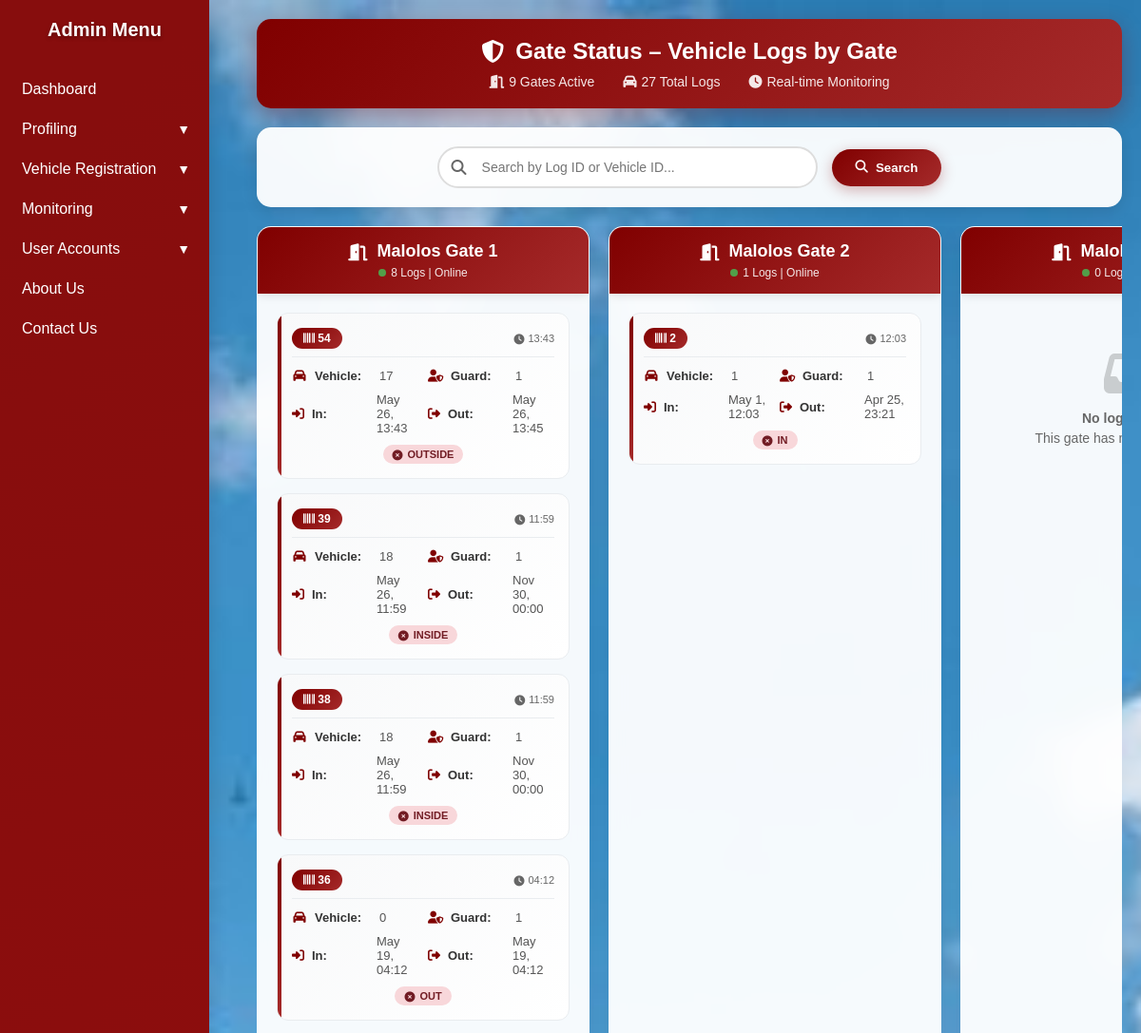
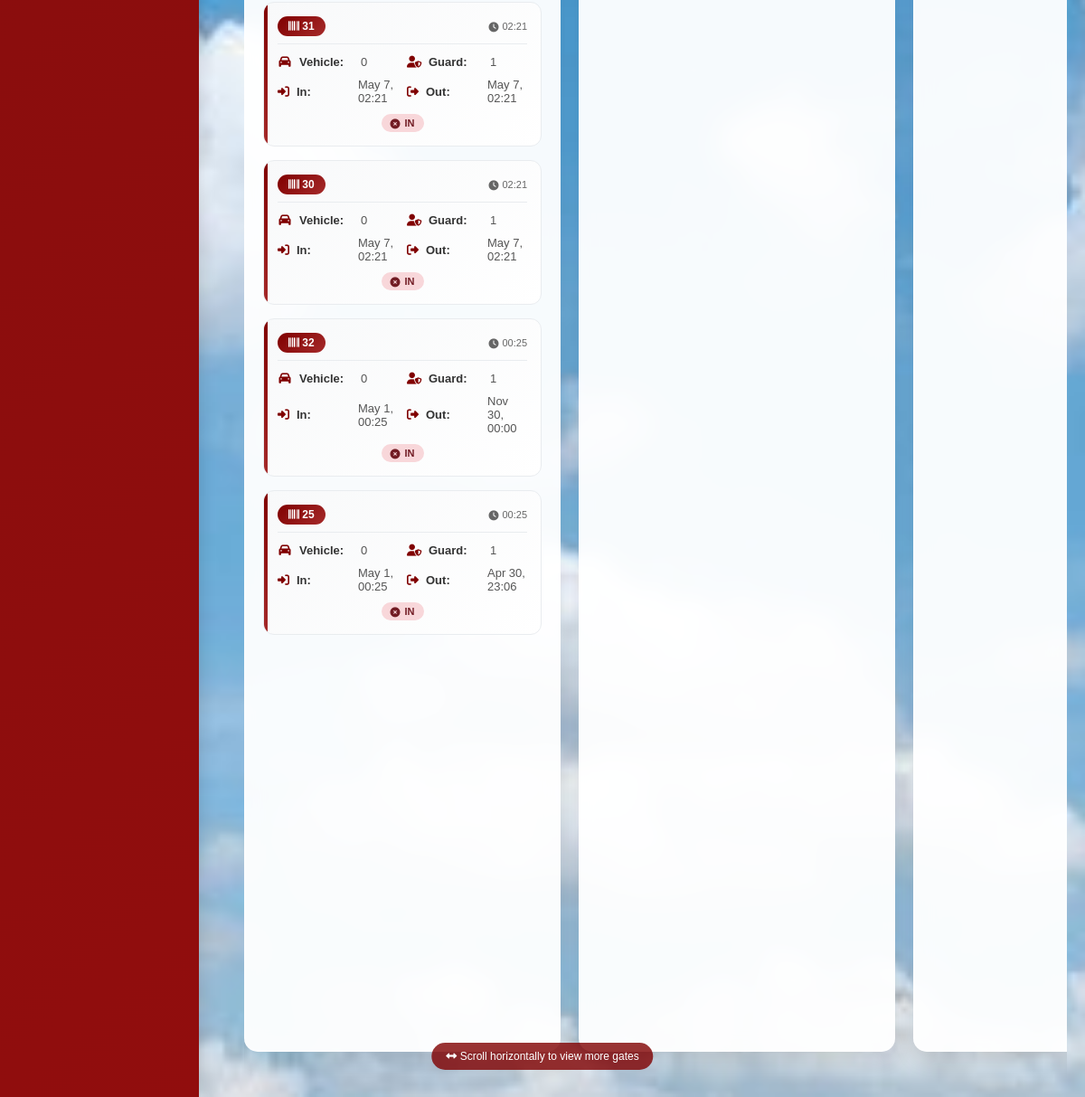
Screenshot of /gatestatus.php with the database file from the repository (2 pictures, top to bottom).
### tables this page shows
CREATE TABLE `vehicle_log` (
  `LogID` int(255) NOT NULL,
  `VehicleID` int(50) NOT NULL,
  `GateID` varchar(50) NOT NULL,
  `GuardID` int(50) NOT NULL,
  `TimeIn` datetime(6) NOT NULL,
  `TimeOut` datetime(6) NOT NULL,
  `Status` text NOT NULL DEFAULT 'Inside'
);

### gatestatus.php (the view, shortened to what this page needs)
<?php
$conn = openCon();
$searchTerm = '';
$gates = [
    'Malolos_1', 'Malolos_2', 'Malolos_3', 'Malolos_4',
    'Hagonoy_1', 'Meneses_1', 'Bustos_1',
    'SanRafael_1', 'Sarmiento_1'
];
$gateLogs = [];
foreach ($gates as $gate) {
    $gateLogs[$gate] = [];
}
$sql = "SELECT * FROM vehicle_log";
$sql .= " ORDER BY TimeIn DESC";
$result = $conn->query($sql);
while ($row = $result->fetch_assoc()) {
    $gateID = $row['GateID'];
    if (isset($gateLogs[$gateID])) {
        $gateLogs[$gateID][] = $row;
    }
}
?>
<!DOCTYPE html>
<html lang="en">
<head>
    <link href="https://cdnjs.cloudflare.com/ajax/libs/font-awesome/6.4.0/css/all.min.css" rel="stylesheet">
</head>
<body>
<div class="sidebar">
    <?php include 'sidebar.php'; ?>
</div>
<div class="content">
    <div class="header">
        <h2>
            <i class="fas fa-shield-alt"></i>
            Gate Status – Vehicle Logs by Gate
        </h2>
        <div class="header-stats">
            <div class="header-stat">
                <i class="fas fa-door-open"></i>
                <span><?= count($gates) ?> Gates Active</span>
            </div>
            <div class="header-stat">
                <i class="fas fa-car"></i>
                <span><?= $result->num_rows ?> Total Logs</span>
            </div>
            <div class="header-stat">
                <i class="fas fa-clock"></i>
                <span>Real-time Monitoring</span>
            </div>
        </div>
    </div>
    <div class="search-container">
        <form method="get" action="" class="search-form">
            <div class="search-input-wrapper">
                <i class="fas fa-search"></i>
                <input type="text" name="search" placeholder="Search by Log ID or Vehicle ID..." value="<?= htmlspecialchars($searchTerm) ?>">
            </div>
            <button type="submit" class="search-btn">
                <i class="fas fa-search"></i>
                Search
            </button>
        </form>
    </div>
    <div class="gates-container">
        <div class="scroll-container" id="horizontalScroll">
            <div class="horizontal-scroll">
                <?php foreach ($gates as $gate): ?>
                    <div class="gate-column">
                        <div class="gate-header">
                            <h3>
                                <i class="fas fa-door-open"></i>
                                <?= htmlspecialchars(str_replace('_', ' Gate ', $gate)) ?>
                            </h3>
                            <div class="gate-status">
                                <div class="status-indicator"></div>
                                <span><?= count($gateLogs[$gate]) ?> Logs | Online</span>
                            </div>
                        </div>
                        <div class="gate-content">
                            <?php if (!empty($gateLogs[$gate])): ?>
                                <?php foreach ($gateLogs[$gate] as $log): ?>
                                    <div class="log-entry">
                                        <div class="log-entry-header">
                                            <div class="log-id">
                                                <i class="fas fa-barcode"></i>
                                                <?= htmlspecialchars($log['LogID']) ?>
                                            </div>
                                            <div class="log-time">
                                                <i class="fas fa-clock"></i>
                                                <?= date('H:i', strtotime($log['TimeIn'])) ?>
                                            </div>
                                        </div>
                                        <div class="log-details">
                                            <div class="log-detail">
                                                <i class="fas fa-car"></i>
                                                <strong>Vehicle:</strong>
                                                <span><?= htmlspecialchars($log['VehicleID']) ?></span>
                                            </div>
                                            <div class="log-detail">
                                                <i class="fas fa-user-shield"></i>
                                                <strong>Guard:</strong>
                                                <span><?= htmlspecialchars($log['GuardID']) ?></span>
                                            </div>
                                            <div class="log-detail">
                                                <i class="fas fa-sign-in-alt"></i>
                                                <strong>In:</strong>
                                                <span><?= date('M j, H:i', strtotime($log['TimeIn'])) ?></span>
                                            </div>
                                            <div class="log-detail">
                                                <i class="fas fa-sign-out-alt"></i>
                                                <strong>Out:</strong>
                                                <span><?= $log['TimeOut'] ? date('M j, H:i', strtotime($log['TimeOut'])) : 'Pending' ?></span>
                                            </div>
                                        </div>
                                        <div style="margin-top: 10px; text-align: center;">
                                            <span class="status-badge <?= $log['Status'] == 'Active' ? 'status-active' : 'status-inactive' ?>">
                                                <i class="fas fa-<?= $log['Status'] == 'Active' ? 'check-circle' : 'times-circle' ?>"></i>
                                                <?= htmlspecialchars($log['Status']) ?>
                                            </span>
                                        </div>
                                    </div>
                                <?php endforeach; ?>
                            <?php else: ?>
                                <div class="no-logs">
                                    <i class="fas fa-inbox"></i>
                                    <p><strong>No logs found</strong></p>
                                    <p>This gate has no recent activity</p>
                                </div>
                            <?php endif; ?>
                        </div>
                    </div>
                <?php endforeach; ?>
            </div>
        </div>
    </div>
</div>
<div class="scroll-indicator" id="scrollIndicator">
    <i class="fas fa-arrows-alt-h"></i>
    Scroll horizontally to view more gates
</div>
</body>
</html>

### sidebar.php (style rules this page uses)
body { margin: 0; font-family: sans-serif; }
.sidebar { width: 220px; background: linear-gradient(135deg, maroon 0%, #8B0000 100%); color: white; height: 100vh; padding-top: 20px; position: fixed; top: 0; left: 0; overflow-y: auto; font-family: sans-serif; box-shadow: 4px 0 15px rgba(0, 0, 0, 0.1); backdrop-filter: blur(10px); transition: all 0.3s ease; }
.sidebar::before { content: ''; position: absolute; top: 0; left: 0; right: 0; bottom: 0; background: rgba(255, 255, 255, 0.05); pointer-events: none; }

### rows the page displays
vehicle_log: LogID "54", TimeIn "13:43", VehicleID "17", GuardID "1", TimeIn "May 26, 13:43", TimeOut "May 26, 13:45", Status "OUTSIDE"
vehicle_log: LogID "39", TimeIn "11:59", VehicleID "18", GuardID "1", TimeIn "May 26, 11:59", TimeOut "Nov 30, 00:00", Status "INSIDE"
vehicle_log: LogID "38", TimeIn "11:59", VehicleID "18", GuardID "1", TimeIn "May 26, 11:59", TimeOut "Nov 30, 00:00", Status "INSIDE"
vehicle_log: LogID "36", TimeIn "04:12", VehicleID "0", GuardID "1", TimeIn "May 19, 04:12", TimeOut "May 19, 04:12", Status "OUT"
vehicle_log: LogID "31", TimeIn "02:21", VehicleID "0", GuardID "1", TimeIn "May 7, 02:21", TimeOut "May 7, 02:21", Status "IN"
vehicle_log: LogID "30", TimeIn "02:21", VehicleID "0", GuardID "1", TimeIn "May 7, 02:21", TimeOut "May 7, 02:21", Status "IN"
vehicle_log: LogID "32", TimeIn "00:25", VehicleID "0", GuardID "1", TimeIn "May 1, 00:25", TimeOut "Nov 30, 00:00", Status "IN"
vehicle_log: LogID "25", TimeIn "00:25", VehicleID "0", GuardID "1", TimeIn "May 1, 00:25", TimeOut "Apr 30, 23:06", Status "IN"
vehicle_log: LogID "2", TimeIn "12:03", VehicleID "1", GuardID "1", TimeIn "May 1, 12:03", TimeOut "Apr 25, 23:21", Status "IN"

### other values shown
count($gates) "9"
$result->num_rows "27"
str_replace('_', ' Gate ', $gate) "Malolos Gate 1"
count($gateLogs[$gate]) "8"
str_replace('_', ' Gate ', $gate) "Malolos Gate 2"
count($gateLogs[$gate]) "1"
count($gateLogs[$gate]) "0"
